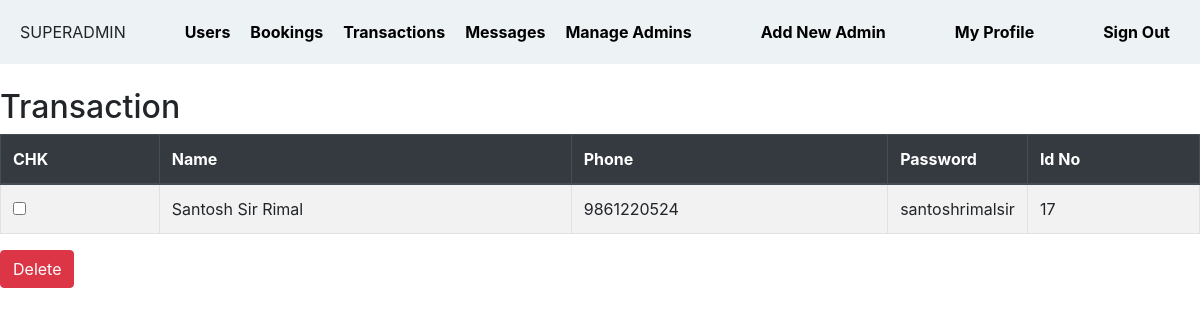
The page /pms002/0/manage.php (signed in) on the database its author committed.
### tables this page shows
CREATE TABLE `users` (
  `username` text NOT NULL,
  `email` text NOT NULL,
  `phone` text NOT NULL,
  `name` text NOT NULL,
  `password` text NOT NULL,
  `plate_no` text NOT NULL,
  `id` int(11) NOT NULL,
  `pl_booked` text NOT NULL,
  `access` int(11) NOT NULL,
  `verification` text NOT NULL
);

### PMS002/0/manage.php (the view, shortened to what this page needs)
<!DOCTYPE html>
<html xmlns="http://www.w3.org/1999/xhtml">
<head>
	<?php
			include('inc/header.php');
						include('inc/connect.php');
	?>
</head>
<body>
	<section id="container">
	<section id="content">
      <div class="mt-4 mb-4">
        <h2>Transaction</h2>
        <div class="table-responsive">
						<form method="post" action="deleteadmin.php" >
                        <table cellpadding="0" cellspacing="0" border="0" class="table table-striped table-bordered" id="example">
                            <thead class="thead-dark">
                                <tr>
                                    <th>CHK</th>
                                    <th>Name</th>
									<th>Phone</th>
									<th style="width:100px;">Password</th>
                                    <th>Id No</th>
                                </tr>
                            </thead>
                            <tbody>
							<?php
							$query=mysqli_query($connect, "select * from users where access='1'")or die(mysql_error());
							while($row=mysqli_fetch_array($query)){
							$id=$row['id'];
							?>
										<tr>
										<td>
										<input name="selector[]" type="checkbox" value="<?php echo $id; ?>">
										</td>
                                         <td><?php echo $row['name'] ?></td>
										  <td><?php echo $row['phone'] ?></td>
                                         <td><?php echo $row['password'] ?></td>
                                         <td><?php echo $id?></td>
                                </tr>
						          <?php } ?>
                            </tbody>
                        </table>
						<input type="submit" class="btn btn-danger" value="Delete" name="delete">
		</form>
	</div></div>
	</section>
	</section>
</body>
</html>

### rows shown on the page
users: name "Santosh Sir Rimal", phone "9861220524", password "santoshrimalsir", id "17"
